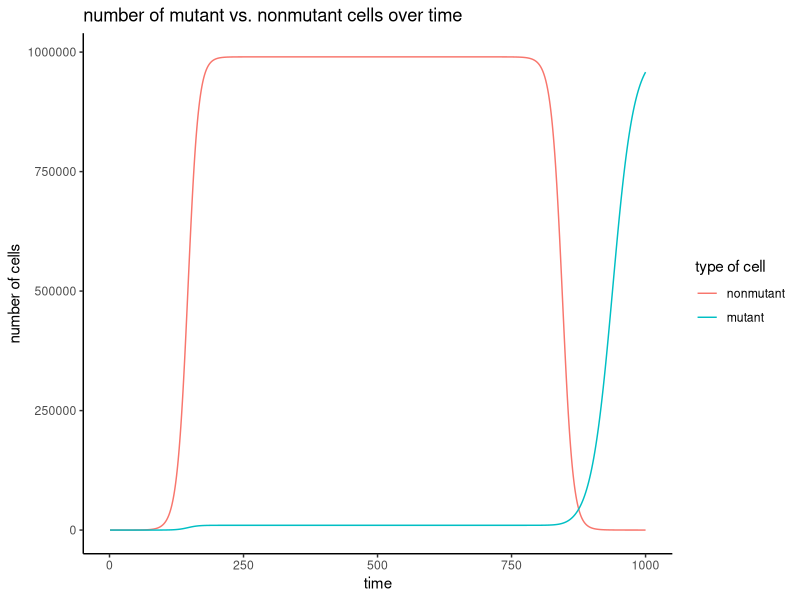

The R script that drew this image:
setwd("~/Documents/junior/ICB_HW/ICB2019_Exercise10/")

#constants defined by the problem
rN <- 0.1
rM <- 0.1
K <- 1000000
timesteps <- 1000
M0 <- 0
N0 <- 1
#create vectors
N=numeric(length=timesteps)
M=numeric(length=timesteps)
N[1] <- N0
M[1] <- M0

#simulate growth of nonmutant cells
for (t in 1:(timesteps-1)){
  N[t+1] <- N[t] + (rN*N[t]*(1-((N[t]+M[t])/K)))
  if (N[t]>=100){
    N[t] <- 99
    M[t] <- 1
    x <- t
    break
  }
}
#first mutation occurs, simulate growth of both mutant and
# nonmutant cells until equilibrium
for (t in x:(timesteps-1)){
  N[t+1] <- N[t] + (rN*N[t]*(1-((N[t]+M[t])/K)))
  M[t+1] <- M[t] + (rM*M[t]*(1-((N[t]+M[t])/K)))
  if (M[t] == M[t-1]){
    y <- t
    break
  }
}
#simulate drug treatment
rN <- -0.1
for (t in y:(timesteps-1)){
  N[t+1] <- N[t] + (rN*N[t]*(1-((N[t]+M[t])/K)))
  M[t+1] <- M[t] + (rM*M[t]*(1-((N[t]+M[t])/K))*0.5)
}
#plot
library(ggplot2)
library(reshape2)
df<-data.frame(time=1:timesteps,nonmutant=N)
df2<-data.frame(time=1:timesteps,mutant=M)
cells <- merge(df,df2,by="time")
cellsMelted <- reshape2::melt(cells, id.var='time')
ggplot(data=cellsMelted,aes(x=time,y=value,col=variable)) + 
  geom_line() +
  labs(y = "number of cells", color = "type of cell",
  title = "number of mutant vs. nonmutant cells over time") +
  theme_classic()
  
  
  
  
  
  
